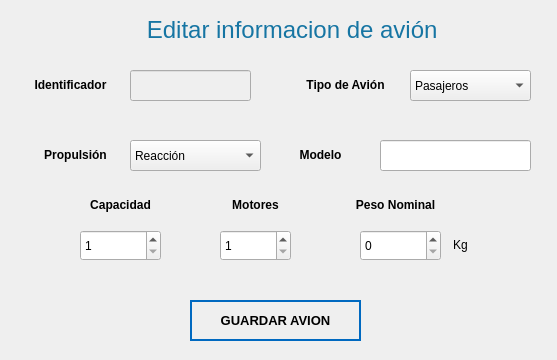
<?xml version="1.0" encoding="UTF-8"?>
<ui version="4.0">
 <class>Form</class>
 <widget class="QWidget" name="Form">
  <property name="geometry">
   <rect>
    <x>0</x>
    <y>0</y>
    <width>557</width>
    <height>360</height>
   </rect>
  </property>
  <property name="windowTitle">
   <string>Editar informacion de avion </string>
  </property>
  <property name="windowIcon">
   <iconset>
    <normaloff>../Ventanas/Icons/Paper-Plane-icon.png</normaloff>../Ventanas/Icons/Paper-Plane-icon.png</iconset>
  </property>
  <widget class="QSpinBox" name="spinBox_CapacidadEA">
   <property name="geometry">
    <rect>
     <x>80</x>
     <y>230</y>
     <width>81</width>
     <height>31</height>
    </rect>
   </property>
   <property name="styleSheet">
    <string notr="true">color : rgb(0,0,0);
font: 12pt &quot;Nirmala UI&quot;</string>
   </property>
   <property name="minimum">
    <number>1</number>
   </property>
  </widget>
  <widget class="QLabel" name="lb_Propulsion_2">
   <property name="geometry">
    <rect>
     <x>30</x>
     <y>140</y>
     <width>91</width>
     <height>31</height>
    </rect>
   </property>
   <property name="styleSheet">
    <string notr="true">font: 75 12pt &quot;Nirmala UI&quot;;</string>
   </property>
   <property name="text">
    <string>&lt;html&gt;&lt;head/&gt;&lt;body&gt;&lt;p align=&quot;center&quot;&gt;&lt;span style=&quot; font-weight:600; color:#000000;&quot;&gt;Propulsión&lt;/span&gt;&lt;/p&gt;&lt;/body&gt;&lt;/html&gt;</string>
   </property>
  </widget>
  <widget class="QSpinBox" name="spinBox_pesoNomEA">
   <property name="geometry">
    <rect>
     <x>360</x>
     <y>230</y>
     <width>81</width>
     <height>31</height>
    </rect>
   </property>
   <property name="styleSheet">
    <string notr="true">color : rgb(0,0,0);
font: 12pt &quot;Nirmala UI&quot;</string>
   </property>
   <property name="maximum">
    <number>1000</number>
   </property>
  </widget>
  <widget class="QLabel" name="lb_Identificador_2">
   <property name="geometry">
    <rect>
     <x>20</x>
     <y>70</y>
     <width>101</width>
     <height>31</height>
    </rect>
   </property>
   <property name="styleSheet">
    <string notr="true">font: 75 12pt &quot;Nirmala UI&quot;;</string>
   </property>
   <property name="text">
    <string>&lt;html&gt;&lt;head/&gt;&lt;body&gt;&lt;p align=&quot;center&quot;&gt;&lt;span style=&quot; font-weight:600; color:#000000;&quot;&gt;Identificador&lt;/span&gt;&lt;/p&gt;&lt;/body&gt;&lt;/html&gt;</string>
   </property>
  </widget>
  <widget class="QLabel" name="lb_PesoNominal_2">
   <property name="geometry">
    <rect>
     <x>340</x>
     <y>190</y>
     <width>111</width>
     <height>31</height>
    </rect>
   </property>
   <property name="styleSheet">
    <string notr="true">font: 75 12pt &quot;Nirmala UI&quot;;</string>
   </property>
   <property name="text">
    <string>&lt;html&gt;&lt;head/&gt;&lt;body&gt;&lt;p align=&quot;center&quot;&gt;&lt;span style=&quot; font-weight:600; color:#000000;&quot;&gt;Peso Nominal&lt;/span&gt;&lt;/p&gt;&lt;/body&gt;&lt;/html&gt;</string>
   </property>
  </widget>
  <widget class="QLabel" name="lb_Modelo_2">
   <property name="geometry">
    <rect>
     <x>290</x>
     <y>140</y>
     <width>61</width>
     <height>31</height>
    </rect>
   </property>
   <property name="styleSheet">
    <string notr="true">font: 75 12pt &quot;Nirmala UI&quot;;</string>
   </property>
   <property name="text">
    <string>&lt;html&gt;&lt;head/&gt;&lt;body&gt;&lt;p align=&quot;center&quot;&gt;&lt;span style=&quot; font-weight:600; color:#000000;&quot;&gt;Modelo&lt;/span&gt;&lt;/p&gt;&lt;/body&gt;&lt;/html&gt;</string>
   </property>
  </widget>
  <widget class="QSpinBox" name="spinBox_MotoresEA">
   <property name="geometry">
    <rect>
     <x>220</x>
     <y>230</y>
     <width>71</width>
     <height>31</height>
    </rect>
   </property>
   <property name="styleSheet">
    <string notr="true">color : rgb(0,0,0);
font: 12pt &quot;Nirmala UI&quot;</string>
   </property>
   <property name="minimum">
    <number>1</number>
   </property>
   <property name="maximum">
    <number>4</number>
   </property>
  </widget>
  <widget class="QLabel" name="lb_Kg_2">
   <property name="geometry">
    <rect>
     <x>450</x>
     <y>230</y>
     <width>21</width>
     <height>31</height>
    </rect>
   </property>
   <property name="styleSheet">
    <string notr="true">font: 75 12pt &quot;Nirmala UI&quot;;</string>
   </property>
   <property name="text">
    <string>&lt;html&gt;&lt;head/&gt;&lt;body&gt;&lt;p align=&quot;center&quot;&gt;&lt;span style=&quot; font-weight:400; color:#000000;&quot;&gt;Kg&lt;/span&gt;&lt;/p&gt;&lt;/body&gt;&lt;/html&gt;</string>
   </property>
  </widget>
  <widget class="QLabel" name="lb_Capacidad_2">
   <property name="geometry">
    <rect>
     <x>80</x>
     <y>190</y>
     <width>81</width>
     <height>31</height>
    </rect>
   </property>
   <property name="styleSheet">
    <string notr="true">font: 75 12pt &quot;Nirmala UI&quot;;</string>
   </property>
   <property name="text">
    <string>&lt;html&gt;&lt;head/&gt;&lt;body&gt;&lt;p align=&quot;center&quot;&gt;&lt;span style=&quot; font-weight:600; color:#000000;&quot;&gt;Capacidad&lt;/span&gt;&lt;/p&gt;&lt;/body&gt;&lt;/html&gt;</string>
   </property>
  </widget>
  <widget class="QComboBox" name="cb_PropulsionEA">
   <property name="geometry">
    <rect>
     <x>130</x>
     <y>140</y>
     <width>131</width>
     <height>31</height>
    </rect>
   </property>
   <property name="cursor">
    <cursorShape>PointingHandCursor</cursorShape>
   </property>
   <property name="styleSheet">
    <string notr="true">color : rgb(0,0,0);
font: 10pt &quot;Nirmala UI&quot;</string>
   </property>
   <property name="editable">
    <bool>false</bool>
   </property>
   <property name="duplicatesEnabled">
    <bool>false</bool>
   </property>
   <property name="frame">
    <bool>true</bool>
   </property>
   <item>
    <property name="text">
     <string>Reacción</string>
    </property>
   </item>
   <item>
    <property name="text">
     <string>Turbo Hélice</string>
    </property>
   </item>
   <item>
    <property name="text">
     <string>Hélice</string>
    </property>
   </item>
  </widget>
  <widget class="QLabel" name="lb_Motores_2">
   <property name="geometry">
    <rect>
     <x>220</x>
     <y>190</y>
     <width>71</width>
     <height>31</height>
    </rect>
   </property>
   <property name="styleSheet">
    <string notr="true">font: 75 12pt &quot;Nirmala UI&quot;;</string>
   </property>
   <property name="text">
    <string>&lt;html&gt;&lt;head/&gt;&lt;body&gt;&lt;p align=&quot;center&quot;&gt;&lt;span style=&quot; font-weight:600; color:#000000;&quot;&gt;Motores&lt;/span&gt;&lt;/p&gt;&lt;/body&gt;&lt;/html&gt;</string>
   </property>
  </widget>
  <widget class="QLabel" name="lb_TipodeAvion_2">
   <property name="geometry">
    <rect>
     <x>290</x>
     <y>70</y>
     <width>111</width>
     <height>31</height>
    </rect>
   </property>
   <property name="styleSheet">
    <string notr="true">font: 75 12pt &quot;Nirmala UI&quot;;</string>
   </property>
   <property name="text">
    <string>&lt;html&gt;&lt;head/&gt;&lt;body&gt;&lt;p align=&quot;center&quot;&gt;&lt;span style=&quot; font-weight:600; color:#000000;&quot;&gt;Tipo de Avión&lt;/span&gt;&lt;/p&gt;&lt;/body&gt;&lt;/html&gt;</string>
   </property>
  </widget>
  <widget class="QComboBox" name="cb_pasajerosEA">
   <property name="geometry">
    <rect>
     <x>410</x>
     <y>70</y>
     <width>121</width>
     <height>31</height>
    </rect>
   </property>
   <property name="cursor">
    <cursorShape>PointingHandCursor</cursorShape>
   </property>
   <property name="styleSheet">
    <string notr="true">color : rgb(0,0,0);
font: 10pt &quot;Nirmala UI&quot;</string>
   </property>
   <property name="editable">
    <bool>false</bool>
   </property>
   <property name="duplicatesEnabled">
    <bool>false</bool>
   </property>
   <property name="frame">
    <bool>true</bool>
   </property>
   <item>
    <property name="text">
     <string>Pasajeros</string>
    </property>
   </item>
   <item>
    <property name="text">
     <string>Carga</string>
    </property>
   </item>
  </widget>
  <widget class="QPushButton" name="bt_aceptarAVEA">
   <property name="geometry">
    <rect>
     <x>190</x>
     <y>300</y>
     <width>171</width>
     <height>41</height>
    </rect>
   </property>
   <property name="font">
    <font>
     <family>Nirmala UI</family>
     <pointsize>10</pointsize>
     <weight>75</weight>
     <italic>false</italic>
     <bold>true</bold>
    </font>
   </property>
   <property name="cursor">
    <cursorShape>PointingHandCursor</cursorShape>
   </property>
   <property name="styleSheet">
    <string notr="true">QPushButton
{	
	height: 2em;
 	border-style: solid;
	border-width: 2px;
 	border-color: #0069c0;
	font-weight: bold;
}

QPushButton:hover
{
   	background-color:#0069c0;
	color:white;
}</string>
   </property>
   <property name="text">
    <string>GUARDAR AVION</string>
   </property>
   <property name="icon">
    <iconset>
     <normaloff>../Ventanas/Icons/agregar_avion.png</normaloff>../Ventanas/Icons/agregar_avion.png</iconset>
   </property>
   <property name="iconSize">
    <size>
     <width>40</width>
     <height>50</height>
    </size>
   </property>
   <property name="default">
    <bool>true</bool>
   </property>
   <property name="flat">
    <bool>true</bool>
   </property>
  </widget>
  <widget class="QLabel" name="lb_facturanum">
   <property name="geometry">
    <rect>
     <x>100</x>
     <y>10</y>
     <width>391</width>
     <height>41</height>
    </rect>
   </property>
   <property name="styleSheet">
    <string notr="true">font: 63 26pt &quot;Open Sans Semibold&quot;;</string>
   </property>
   <property name="text">
    <string>&lt;html&gt;&lt;head/&gt;&lt;body&gt;&lt;p align=&quot;center&quot;&gt;&lt;span style=&quot; font-size:18pt; font-weight:400; color:#1675a3;&quot;&gt;Editar informacion de avión &lt;/span&gt;&lt;/p&gt;&lt;/body&gt;&lt;/html&gt;</string>
   </property>
  </widget>
  <widget class="QLineEdit" name="lineEdit_identificadorEA">
   <property name="enabled">
    <bool>false</bool>
   </property>
   <property name="geometry">
    <rect>
     <x>130</x>
     <y>70</y>
     <width>121</width>
     <height>31</height>
    </rect>
   </property>
   <property name="styleSheet">
    <string notr="true">font: 12pt &quot;Nirmala UI&quot;;</string>
   </property>
  </widget>
  <widget class="QLineEdit" name="lineEdit_modeloEA">
   <property name="geometry">
    <rect>
     <x>380</x>
     <y>140</y>
     <width>151</width>
     <height>31</height>
    </rect>
   </property>
   <property name="styleSheet">
    <string notr="true">font: 12pt &quot;Nirmala UI&quot;;</string>
   </property>
  </widget>
 </widget>
 <resources/>
 <connections/>
</ui>
